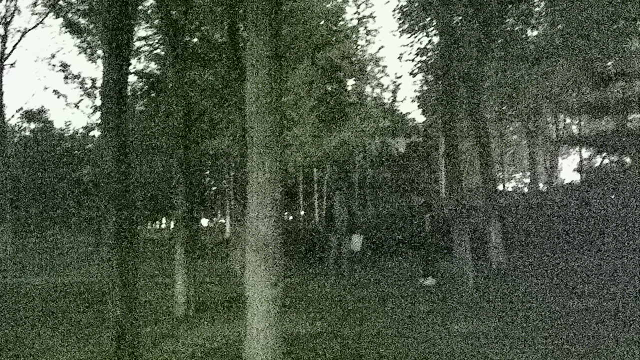
//> input picture 1.jpg, 640 x 360 px
$ ./bayer -path=1.jpg   (built with g++ and OpenCV 4)
//> lines starting //> are read from the running program, lines starting //| are printed output that depends on the picture
### bayer.h
#include <opencv2/core/hal/interface.h>
#include <opencv2/core/types.hpp>
#include <opencv2/highgui.hpp>
#include <opencv2/imgproc.hpp>
#include <opencv2/opencv.hpp>
#include <vector>
#include <map>

namespace bayer
{
    using Type = std::map<std::string, cv::Mat>;
    using channelsT = std::vector<cv::Mat>;
    const cv::Mat gradientX33 = (cv::Mat_<char>(3, 3) << 0, 0, 0, 1, 1, -1, 0, 0, 0);
    const cv::Mat gradientY33 = (cv::Mat_<char>(3, 3) << 0, 1, 0, 0, 1, 0, 0, -1, 0);

    namespace G
    {
        const cv::Mat averKernel33 = (cv::Mat_<float>(3, 3) << 0, 0.25f, 0,
                                      0.25f, 1, 0.25f,
                                      0, 0.25f, 0);
        // [63 lines left out: functions linear, Gradient, GradientFirstOrder, not called in this run]
        inline cv::Mat RonKimmel(Type& bayer)
        {
            Type bayer_buf;
            bayer["R"].convertTo(bayer_buf["R"], CV_32FC1);
            bayer["G"].convertTo(bayer_buf["G"], CV_32FC1);
            bayer["B"].convertTo(bayer_buf["B"], CV_32FC1);
            bayer_buf["RB"] = bayer_buf["R"] + bayer_buf["B"];
            bayer_buf["RGB"] = bayer_buf["RB"] + bayer_buf["G"];


            const cv::Mat gradientX33 = (cv::Mat_<float>(3, 3) << 0, 0, 0, 1, 0, -1, 0, 0, 0);
            const cv::Mat gradientY33 = (cv::Mat_<float>(3, 3) << 0, 1, 0, 0, 0, 0, 0, -1, 0);
            std::map<std::string, cv::Mat> diff;
            cv::filter2D(bayer_buf["RGB"], diff["x"], CV_32FC1, gradientX33 * 0.5f, cv::Point(-1, -1), 0, cv::BORDER_REFLECT_101);
            cv::filter2D(bayer_buf["RGB"], diff["y"], CV_32FC1, gradientY33 * 0.5f, cv::Point(-1, -1), 0, cv::BORDER_REFLECT_101);
            diff["x"] = cv::abs(diff["x"]);
            diff["y"] = cv::abs(diff["y"]);

            cv::Mat buf;

            cv::Mat kernelxd = (cv::Mat_<float>(3, 3) << 0, 0, 1, 0, -1, 0, 0, 0, 0);
            cv::filter2D(bayer_buf["G"], diff["xd"], CV_32FC1, kernelxd, cv::Point(-1, -1), 0, cv::BORDER_REFLECT_101);
            diff["xd"] = cv::abs(diff["xd"]);
            cv::copyMakeBorder(diff["xd"], buf, 1, 1, 1, 1, cv::BORDER_REFLECT_101);
            for (size_t x = 1; x < buf.cols - 1; ++x)
                for (size_t y = 1; y < buf.rows - 1; ++y)
                {
                    diff["xd"].at<float>(cv::Point(x - 1, y - 1)) = fmax(buf.at<float>(cv::Point(x, y)), buf.at<float>(cv::Point(x + 1, y - 1))) / sqrt(2);
                }
            diff["xd"] = diff["xd"] / std::sqrt(2);
            // buf = cv::Mat();
            cv::Mat kernelxd2 = (cv::Mat_<float>(3, 3) << 0, 0, 1, 0, 0, 0, -1, 0, 0);
            cv::filter2D(bayer_buf["RB"], buf, CV_32FC1, kernelxd2, cv::Point(-1, -1), 0, cv::BORDER_REFLECT_101);
            diff["xd"] += (buf / sqrt(8));


            cv::Mat kernelyd = (cv::Mat_<float>(3, 3) << 1, 0, 0, 0, -1, 0, 0, 0, 0);
            cv::filter2D(bayer_buf["G"], diff["yd"], CV_32FC1, kernelyd, cv::Point(-1, -1), 0, cv::BORDER_REFLECT_101);
            diff["yd"] = cv::abs(diff["yd"]);
            cv::copyMakeBorder(diff["yd"], buf, 1, 1, 1, 1, cv::BORDER_REFLECT_101);
            for (size_t x = 1; x < buf.cols - 1; ++x)
                for (size_t y = 1; y < buf.rows - 1; ++y)
                {
                    diff["yd"].at<float>(cv::Point(x - 1, y - 1)) = fmax(buf.at<float>(cv::Point(x, y)), buf.at<float>(cv::Point(x - 1, y - 1))) / sqrt(2);
                }

            cv::Mat kernelyd2 = (cv::Mat_<float>(3, 3) << 1, 0, 0, 0, 0, 0, 0, 0, -1);
            cv::filter2D(bayer_buf["RB"], buf, CV_32FC1, kernelyd2, cv::Point(-1, -1), 0, cv::BORDER_REFLECT_101);
            diff["yd"] += buf / sqrt(8);


            diff["xd"] = cv::abs(diff["xd"]);
            diff["yd"] = cv::abs(diff["yd"]);
            cv::copyMakeBorder(diff["x"], diff["x"], 1, 1, 1, 1, cv::BORDER_REFLECT_101);
            cv::copyMakeBorder(diff["xd"], diff["xd"], 1, 1, 1, 1, cv::BORDER_REFLECT_101);
            cv::copyMakeBorder(diff["y"], diff["y"], 1, 1, 1, 1, cv::BORDER_REFLECT_101);
            cv::copyMakeBorder(diff["yd"], diff["yd"], 1, 1, 1, 1, cv::BORDER_REFLECT_101);
            cv::copyMakeBorder(bayer_buf["G"], bayer_buf["G"], 1, 1, 1, 1, cv::BORDER_REFLECT_101);

            std::vector<cv::Mat> channels(3);
            channels[0] = bayer_buf["B"].clone();
            channels[1] = bayer_buf["B"].clone();
            channels[2] = bayer_buf["B"].clone();

            // bayer_buf["R/G"] = bayer_buf["R"] / bayer_buf["G"];
            // bayer_buf["B/G"] = bayer_buf["B"] / bayer_buf["G"];
            for (size_t x = 1; x < bayer_buf["G"].cols - 1; ++x)
                for (size_t y = 1; y < bayer_buf["G"].rows - 1; ++y)
                {
                    double e[9];
                    e[0] = 1.0f / sqrt(1 + pow(diff["yd"].at<float>(cv::Point(x - 1, y - 1)), 2) + pow(diff["yd"].at<float>(cv::Point(x, y)), 2));
                    e[1] = 1.0f / sqrt(1 + pow(diff["y"].at<float>(cv::Point(x, y - 1)), 2) + pow(diff["y"].at<float>(cv::Point(x, y)), 2));
                    e[2] = 1.0f / sqrt(1 + pow(diff["xd"].at<float>(cv::Point(x + 1, y - 1)), 2) + pow(diff["xd"].at<float>(cv::Point(x, y)), 2));
                    e[3] = 1.0f / sqrt(1 + pow(diff["x"].at<float>(cv::Point(x - 1, y)), 2) + pow(diff["x"].at<float>(cv::Point(x, y)), 2));
                    e[4] = 1;
                    e[5] = 1.0f / sqrt(1 + pow(diff["x"].at<float>(cv::Point(x + 1, y)), 2) + pow(diff["x"].at<float>(cv::Point(x, y)), 2));
                    e[6] = 1.0f / sqrt(1 + pow(diff["xd"].at<float>(cv::Point(x - 1, y + 1)), 2) + pow(diff["xd"].at<float>(cv::Point(x, y)), 2));
                    e[7] = 1.0f / sqrt(1 + pow(diff["y"].at<float>(cv::Point(x, y + 1)), 2) + pow(diff["y"].at<float>(cv::Point(x, y)), 2));
                    e[8] = 1.0f / sqrt(1 + pow(diff["yd"].at<float>(cv::Point(x + 1, y + 1)), 2) + pow(diff["yd"].at<float>(cv::Point(x, y)), 2));

                    channels[1].at<float>(cv::Point(x - 1, y - 1)) = bayer_buf["G"].at<float>(cv::Point(x, y))
                        + (e[1] * bayer_buf["G"].at<float>(cv::Point(x, y - 1))
                        + e[3] * bayer_buf["G"].at<float>(cv::Point(x - 1, y))
                        + e[5] * bayer_buf["G"].at<float>(cv::Point(x + 1, y))
                        + e[7] * bayer_buf["G"].at<float>(cv::Point(x, y + 1))
                            ) / (e[1] + e[3] + e[5] + e[7]);


                    channels[0].at<float>(cv::Point(x - 1, y - 1)) = bayer_buf["B"].at<float>(cv::Point(x, y)) / channels[1].at<float>(cv::Point(x - 1, y - 1)) +
                        (e[0] * bayer_buf["B"].at<float>(cv::Point(x - 1, y - 1)) / channels[1].at<float>(cv::Point(x - 1, y - 1))
                        // + e[1] * bayer_buf["B"].at<float>(cv::Point(x, y - 1)) / channels[1].at<float>(cv::Point(x - 1, y - 1))
                        + e[2] * bayer_buf["B"].at<float>(cv::Point(x + 1, y - 1)) / channels[1].at<float>(cv::Point(x - 1, y - 1))
                        + e[6] * bayer_buf["B"].at<float>(cv::Point(x - 1, y + 1)) / channels[1].at<float>(cv::Point(x - 1, y - 1))
                        + e[8] * bayer_buf["B"].at<float>(cv::Point(x + 1, y + 1)) / channels[1].at<float>(cv::Point(x - 1, y - 1))
                        ) / (e[0] + e[2] + e[6] + e[8]);


                }

            channels[0] = channels[0].mul(channels[1]);
            channels[1].convertTo(channels[1], CV_8UC1);
            channels[0].convertTo(channels[0], CV_8UC1);
            cv::imshow("G", channels[1]);
            cv::imshow("B", channels[0]);
            cv::waitKey(0);
        }

    } // namespace G
    namespace RB
    {
        const cv::Mat averKernel33 = (cv::Mat_<float>(3, 3) << 0.25f, 0.5f, 0.25f,
                                      0.5f, 1.0f, 0.5f,
                                      0.25f, 0.5f, 0.25f);
        // [113 lines left out: functions linear, colorRatios, colorRatiosInLog, not called in this run]
    } // namespace RB

} // namespace bayer

### NormalizeTIF.h
#include <opencv2/opencv.hpp>

// [10 lines left out: function normTIF, not called in this run]

### bayer.cpp
#include <iostream>

#include <opencv2/opencv.hpp>

#include <map>
#include <vector>

#include "NormalizeTIF.h"
#include "bayer.h"

using bayerType = std::map<std::string, cv::Mat>;
bayerType getMasks(const cv::Mat &seed, const cv::Size &size) // std::vector<std::string> channels_name = {"R","G","B"})
{
    cv::Mat mask = cv::Mat(size.height, size.width, CV_8UC1, cv::Scalar(0));
    cv::repeat(seed, size.height / seed.rows, size.width / seed.cols).copyTo(mask(cv::Rect(0, 0, size.width - size.width % seed.cols, size.height - size.height % size.height)));
    if (size.height % seed.rows != 0)
    {
        cv::repeat(seed(cv::Rect(0, 0, seed.cols, size.height % seed.rows)), 1, size.width / seed.cols).copyTo(mask(cv::Rect(0, size.height - size.height % seed.rows, size.width - size.width % seed.cols, size.height % seed.rows)));
    }
    if (size.width % seed.cols != 0)
    {
        cv::repeat(seed(cv::Rect(0, 0, size.width % seed.cols, seed.rows)), size.height / seed.rows, 1).copyTo(mask(cv::Rect(size.width - size.width % seed.cols, 0, size.width % seed.cols, size.height - size.height % seed.rows)));
    }
    if (size.height % seed.rows != 0 && size.width % seed.cols != 0)
    {
        seed(cv::Rect(0, 0, size.width % seed.cols, size.height % seed.cols)).copyTo(mask(cv::Rect(size.width - size.width % seed.cols, size.height - size.height % seed.rows, size.width % seed.cols, size.height % seed.rows)));
    }

    bayerType table;
    table["R"] = cv::Mat(1, 256, CV_8UC1, cv::Scalar(0));
    table["R"].data['R'] = 255;
    table["G"] = cv::Mat(1, 256, CV_8UC1, cv::Scalar(0));
    table["G"].data['G'] = 255;
    table["B"] = cv::Mat(1, 256, CV_8UC1, cv::Scalar(0));
    table["B"].data['B'] = 255;

    bayerType mask_channels;
    cv::LUT(mask, table["R"], mask_channels["R"]);
    cv::LUT(mask, table["G"], mask_channels["G"]);
    cv::LUT(mask, table["B"], mask_channels["B"]);

    return mask_channels;
}
bayerType getBayerMatfromColor(const cv::Mat &mat, bayerType &masks)
{
    bayerType mat_channels;
    std::vector<cv::Mat> channels;
    if (mat.channels() == 1)
    {
        mat_channels["R"] = mat & masks["R"];
        mat_channels["G"] = mat & masks["G"];
        mat_channels["B"] = mat & masks["B"];
    }
    else
    {
        cv::split(mat, channels);
        mat_channels["R"] = channels[2] & masks["R"];
        mat_channels["G"] = channels[1] & masks["G"];
        mat_channels["B"] = channels[0] & masks["B"];
    }

    return mat_channels;
};

int main(int argc, const char *const argv[])
{
    cv::CommandLineParser parser(argc, argv, "{help||}{path|../lancaster.jpg|}");
    cv::Mat mat = cv::imread(parser.get<std::string>("path"), cv::IMREAD_REDUCED_COLOR_2);
//> mat is the input picture: 360 rows x 640 cols, CV_8UC3; mean B, G, R 69.7, 86.4, 75.9
    cv::Mat seed = (cv::Mat_<char>(2, 2) << 'R', 'G',
                    'G', 'B');
    auto masks = getMasks(seed, mat.size());
    auto bayer = getBayerMatfromColor(mat, masks);
//> in getBayerMatfromColor, `cv::split(mat, channels);`:
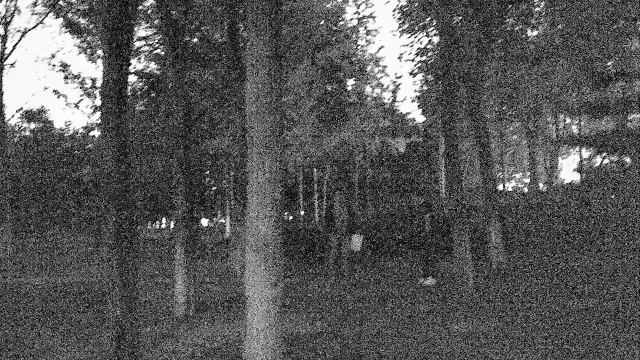
//> channels[1]: 360 rows x 640 cols, CV_8UC1; min 1, max 255, mean 86.4
//> in getBayerMatfromColor, `mat_channels["R"] = channels[2] & masks["R"];`: mat_channels = 1 item
//> in getBayerMatfromColor, `mat_channels["G"] = channels[1] & masks["G"];`: mat_channels = 2 items
//> in getBayerMatfromColor, `mat_channels["B"] = channels[0] & masks["B"];`: mat_channels = 3 items
//> bayer = 3 items
    // cv::Mat bilinearMat = bayer::RB::linear(bayer::G::linear(bayer), bayer);
    // cv::Mat colorRatMat = bayer::RB::colorRatios(bayer::G::linear(bayer), bayer);
    // cv::Mat colorRatInlogMat = bayer::RB::colorRatiosInLog(bayer::G::linear(bayer), bayer);
    // cv::Mat GradientlineraMat = bayer::RB::linear(bayer::G::GradientFirstOrder(bayer), bayer);
    // cv::Mat GradientCRMat = bayer::RB::colorRatios(bayer::G::GradientFirstOrder(bayer), bayer);
    // cv::imshow("bilinear", bilinearMat);
    // cv::imshow("colorRatios", colorRatMat);
    // cv::imshow("colorRatiosInLog", colorRatInlogMat);
    // cv::imshow("firstOrderGradient", GradientCRMat);
    // cv::imshow("Glinear", GradientlineraMat);
    // cv::imshow("mat", mat);
    bayer::G::RonKimmel(bayer);
//> in RonKimmel, `bayer["R"].convertTo(bayer_buf["R"], CV_32FC1);`: bayer_buf = 1 item
//> in RonKimmel, `bayer["G"].convertTo(bayer_buf["G"], CV_32FC1);`: bayer_buf = 2 items
//> in RonKimmel, `bayer["B"].convertTo(bayer_buf["B"], CV_32FC1);`: bayer_buf = 3 items
//> in RonKimmel, `bayer_buf["RB"] = bayer_buf["R"] + bayer_buf["B"];`: bayer_buf = 4 items
//> in RonKimmel, `bayer_buf["RGB"] = bayer_buf["RB"] + bayer_buf["G"];`: bayer_buf = 5 items
//> in RonKimmel, `cv::filter2D(bayer_buf["RGB"], diff["x"], CV_32FC1, gradientX33 * 0.5f..`: diff = 1 item
//> in RonKimmel, `cv::filter2D(bayer_buf["RGB"], diff["y"], CV_32FC1, gradientY33 * 0.5f..`: diff = 2 items
//> in RonKimmel, `cv::filter2D(bayer_buf["G"], diff["xd"], CV_32FC1, kernelxd, cv::Point..`: diff = 3 items
//> in RonKimmel, `cv::filter2D(bayer_buf["RB"], buf, CV_32FC1, kernelxd2, cv::Point(-1, ..`:
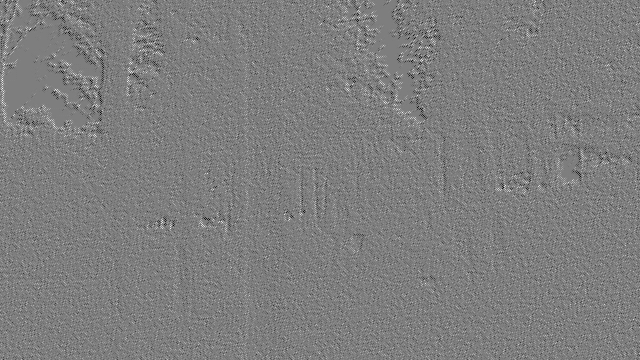
//> buf: 360 rows x 640 cols, CV_32FC1; min -244, max 249, mean 0; drawn with min black and max white
//> in RonKimmel, `cv::filter2D(bayer_buf["G"], diff["yd"], CV_32FC1, kernelyd, cv::Point..`: diff = 4 items
//> in RonKimmel, `cv::copyMakeBorder(diff["yd"], buf, 1, 1, 1, 1, cv::BORDER_REFLECT_101);`:
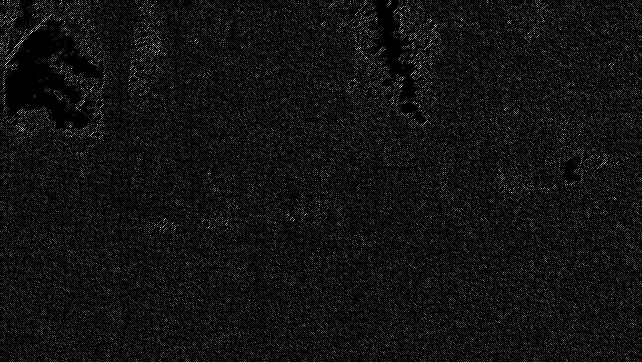
//> buf: 362 rows x 642 cols, CV_32FC1; min 0, max 249, mean 16.8
//> in RonKimmel, `cv::filter2D(bayer_buf["RB"], buf, CV_32FC1, kernelyd2, cv::Point(-1, ..`:
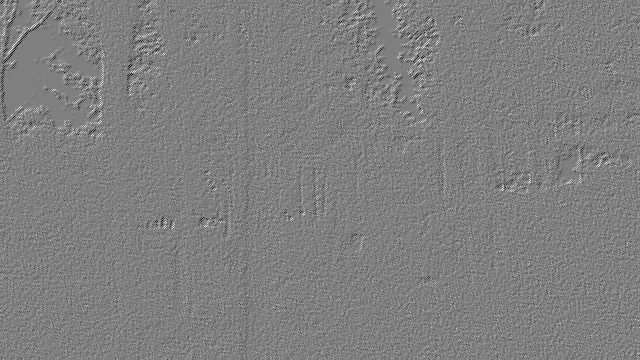
//> buf: 360 rows x 640 cols, CV_32FC1; min -252, max 251, mean 0.1; drawn with min black and max white
//> after the loop in RonKimmel, `for (size_t x = 1; x < bayer_buf["G"].cols - 1; ++x)`:
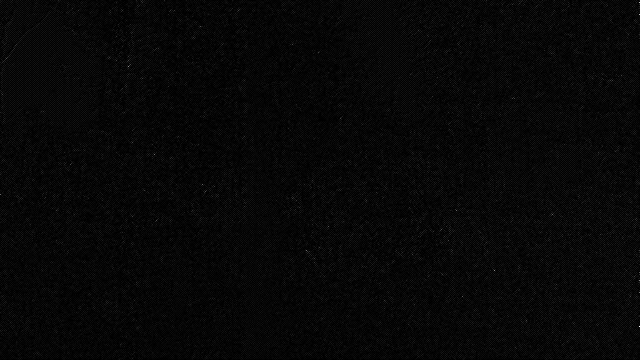
//> channels[0]: 360 rows x 640 cols, CV_32FC1; min 0, max 16.03, mean 0.411; drawn with min black and max white
//> after the loop in RonKimmel, `for (size_t x = 1; x < bayer_buf["G"].cols - 1; ++x)`:
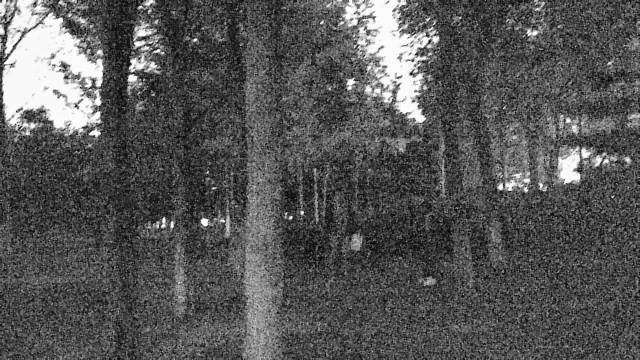
//> channels[1]: 360 rows x 640 cols, CV_32FC1; min 1, max 255, mean 86.3
//> in RonKimmel, `channels[0] = channels[0].mul(channels[1]);`:
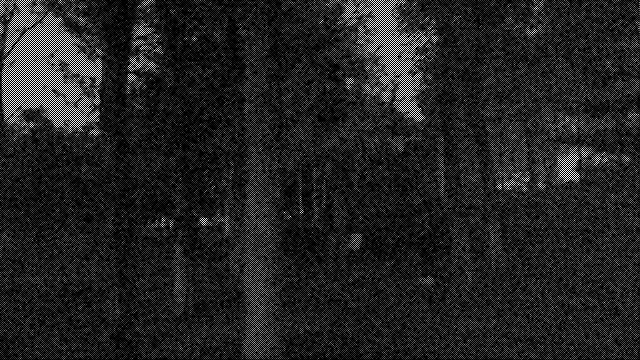
//> channels[0]: 360 rows x 640 cols, CV_32FC1; min 0, max 252, mean 35
    // std::cout << cv::sum(cv::abs(GradientlineraMat - mat)) / mat.size().area() << std::endl;
    // cv::CommandLineParser parser(argc, argv, "{h5elp||}{path|../白光-40×-LG-01_0-0-0_Normal.tif|}{pathRed|../645nm滤光片-1×-HG.raw_0-0-0_Normal.tif|}");
    // cv::Mat mat = normTIF(cv::imread(parser.get<std::string>("path"), cv::IMREAD_UNCHANGED));
    // cv::Mat maskR = normTIF(cv::imread(parser.get<std::string>("pathRed"), cv::IMREAD_UNCHANGED));

    // cv::Mat translationMat = (cv::Mat_<float>(2, 3) << 1, 0, -6,
    //                                                     0, 1, 12);
    // std::cout << "sdadas";
    // cv::warpAffine(maskR, maskR, translationMat, maskR.size(), 1, 0, cv::Scalar(0, 0, 0));

    // cv::namedWindow("mat", cv::WINDOW_FREERATIO);
    // cv::namedWindow("maskR", cv::WINDOW_FREERATIO);

    // cv::imshow("mat", mat);
    // cv::imshow("maskR", maskR);
    while (cv::waitKey(0) != 'q')
//> the 'q' key is pressed
        ;
}
